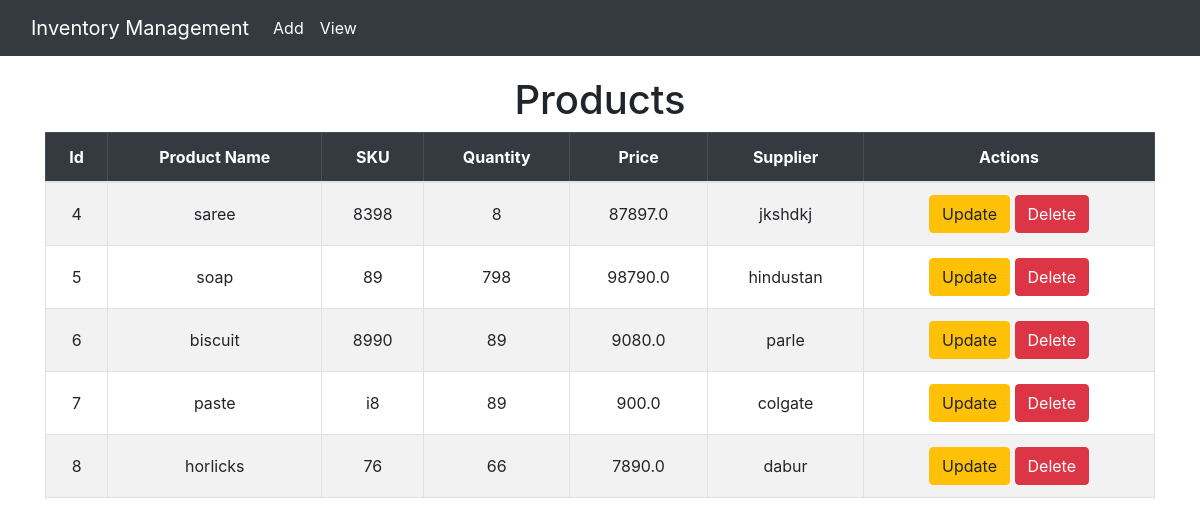
The page /list/ on the database as committed earlier.
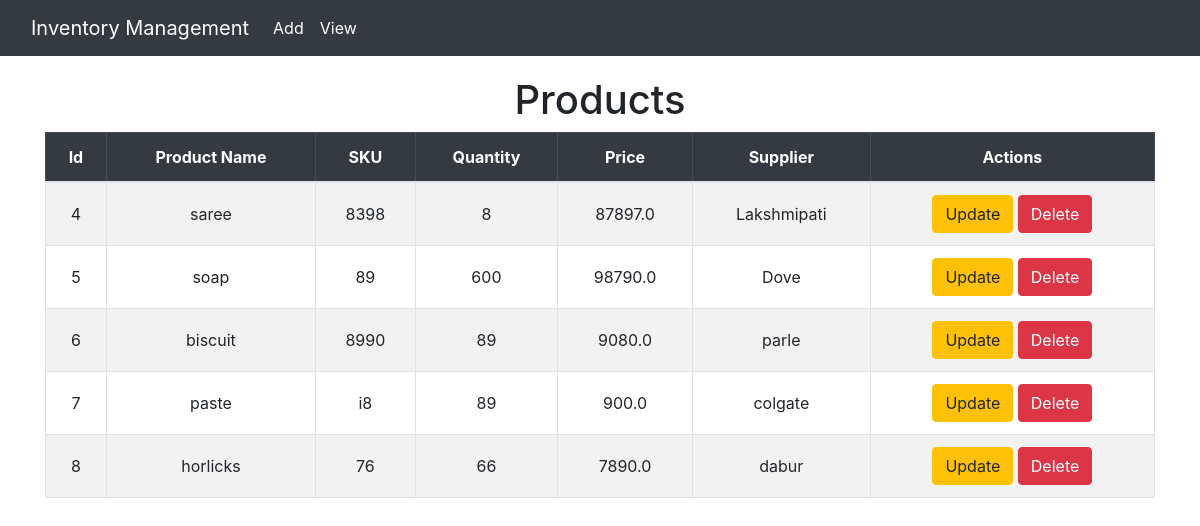
The same page on the database as committed later.
### invApp/models.py (models this page shows, shortened)
class Product(models.Model):
    product_id = models.AutoField(primary_key=True)
    name = models.CharField(max_length=100)
    sku = models.CharField(max_length=50, unique=True)
    quantity = models.IntegerField()
    price = models.FloatField()
    supplier = models.CharField(max_length=100)

### invApp/views.py (the view)
def product_list_view(request):
    products = Product.objects.all()
    return render(request, 'invApp/product_list.html', {'products':products})

### invApp/templates/invApp/product_list.html
{% extends "invApp/layout.html" %} {% block title %}Product Items{% endblock %}
{% block content %}
<h1 class="text-center">Products</h1>
<table class="table table-bordered table-striped">
  <thead class="table-dark">
    <tr class="text-center">
      <th>Id</th>
      <th>Product Name</th>
      <th>SKU</th>
      <th>Quantity</th>
      <th>Price</th>
      <th>Supplier</th>
      <th>Actions</th>
    </tr>
  </thead>
  <tbody>
    {% for product in products %}
    <tr class="text-center">
      <td>{{product.product_id}}</td>
      <td>{{product.name}}</td>
      <td>{{product.sku}}</td>
      <td>{{product.quantity}}</td>
      <td>{{product.price}}</td>
      <td>{{product.supplier}}</td>
      <td>
        <a
          href="{% url 'product_update' product.product_id %}"
          class="btn btn-warning"
          >Update</a
        >
        <a
          href="{% url 'product_delete' product.product_id %}"
          class="btn btn-danger"
          >Delete</a
        >
      </td>
    </tr>
    {% endfor %}
  </tbody>
</table>
{% endblock %}

Rows that differ between the two databases and show on the page:
changed Product "saree": supplier "jkshdkj" → "Lakshmipati"
changed Product "soap": quantity "798" → "600"; supplier "hindustan" → "Dove"
